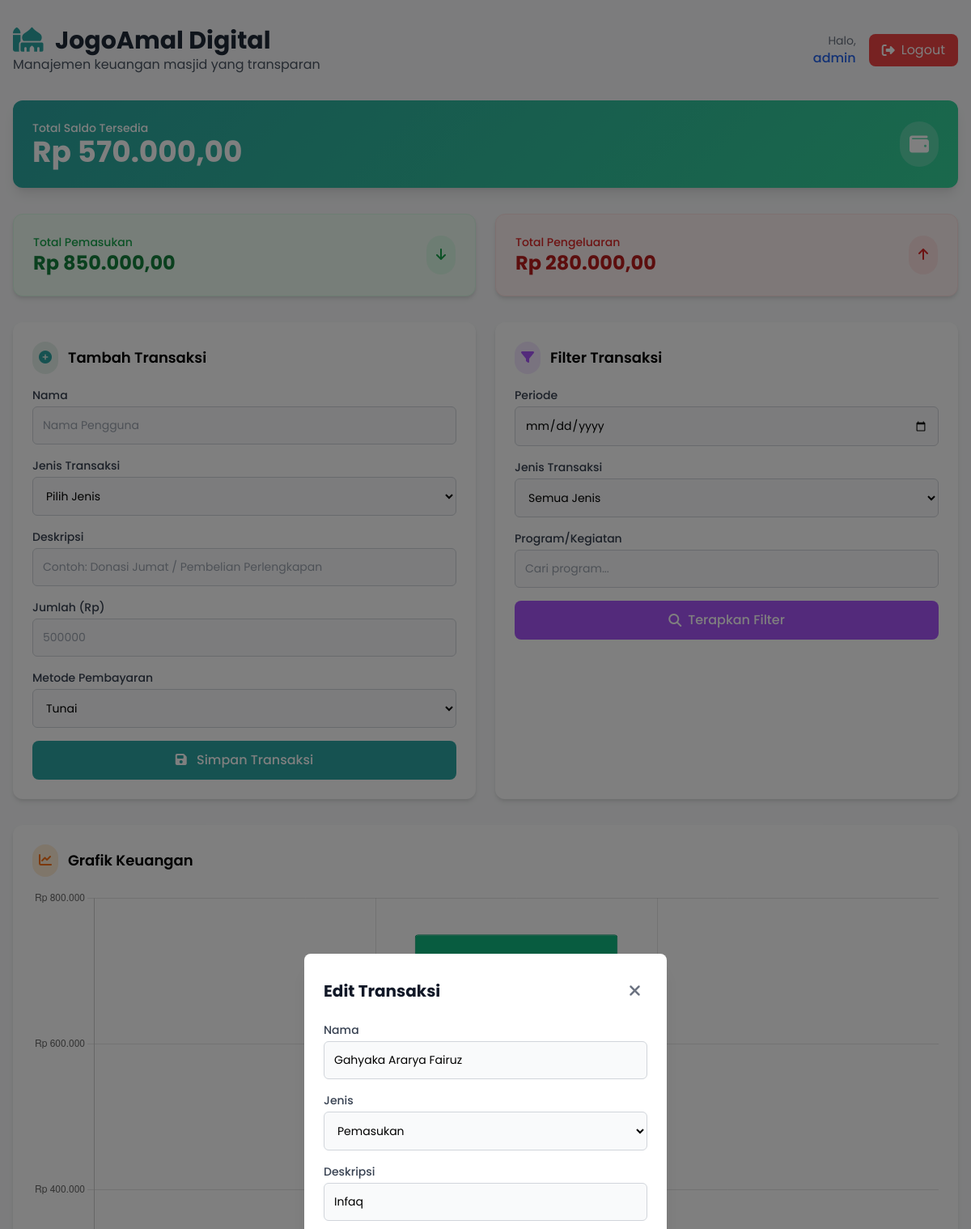
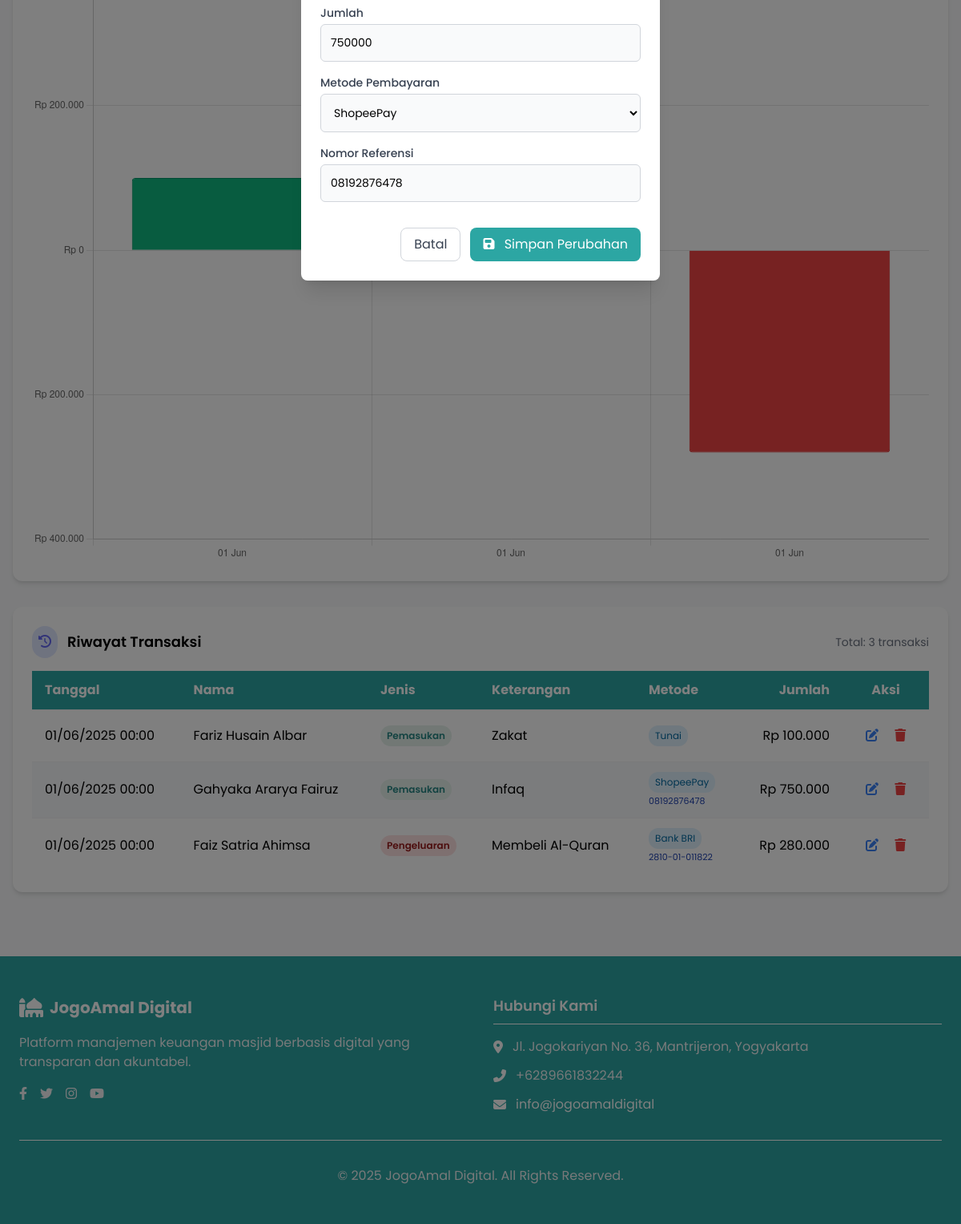
/dashboard.php?edit_id=107 (signed in), run on the app's committed database (2 pictures, top to bottom).
### tables this page shows
CREATE TABLE `transactions` (
  `id` int(11) NOT NULL,
  `jenis` enum('pemasukan','pengeluaran') NOT NULL,
  `nama` varchar(255) NOT NULL,
  `deskripsi` text NOT NULL,
  `jumlah` double NOT NULL,
  `payment_method` varchar(50) DEFAULT NULL,
  `payment_reference` varchar(100) DEFAULT NULL,
  `tanggal` date NOT NULL DEFAULT curdate()
);

CREATE TABLE `payment_methods` (
  `id` int(11) NOT NULL,
  `name` varchar(50) NOT NULL,
  `type` enum('cash','bank','digital') NOT NULL,
  `is_active` tinyint(1) DEFAULT 1,
  `created_at` timestamp NOT NULL DEFAULT current_timestamp()
);

### dashboard.php (the view, shortened to what the rows shown need)
<?php
require_once 'Transaction.php';
require_once 'PaymentMethodManager.php';
require_once 'DashboardController.php';
include 'db_config.php';
$isAdmin = $_SESSION['role'] === 'admin';
$controller = new DashboardController($conn);
$edit_data = null;
if ($isAdmin && (isset($_GET['edit_id']) || isset($_POST['edit_id']))) {
    $edit_id = isset($_GET['edit_id']) ? (int)$_GET['edit_id'] : (int)$_POST['edit_id'];
    try {
        $edit_data = $controller->getTransactionById($edit_id);
    } catch (Exception $e) {
        $_SESSION['error'] = "Gagal memuat data transaksi: " . $e->getMessage();
    }
}
$periode = $_GET['periode'] ?? '';
$jenis_filter = in_array($_GET['jenis'] ?? '', ['pemasukan', 'pengeluaran']) ? $_GET['jenis'] : '';
$program = $_GET['program'] ?? '';
$transactions = $controller->getFilteredTransactions($periode, $jenis_filter, $program) ?: [];
$totals = $controller->getTotals($periode, $jenis_filter, $program);
$total_saldo = $controller->getTotalBalance();
$paymentMethods = $controller->getPaymentMethods();
?>
<!DOCTYPE html>
<html lang="id">
<head>
    <link rel="stylesheet" href="https://cdnjs.cloudflare.com/ajax/libs/font-awesome/6.4.0/css/all.min.css ">
    <script src="https://cdn.tailwindcss.com "></script>
</head>
<body class="bg-gray-50">
<div class="container mx-auto px-4 py-8 max-w-7xl">
<header class="flex flex-col md:flex-row justify-between items-center mb-8">
    <div class="mb-4 md:mb-0">
        <a href="index.php" class="flex items-center">
            <h1 class="text-3xl font-bold text-gray-800">
                <i class="fas fa-mosque text-[#2ca6a3] mr-2"></i> JogoAmal Digital
            </h1>
        </a>
    </div>
</header>
    <div class="saldo-card p-6 mb-8 shadow-lg">
        <div class="flex justify-between items-center">
            <div>
                <h2 class="text-4xl font-bold">Rp <?= number_format($total_saldo, 2, ',', '.') ?></h2>
            </div>
        </div>
    </div>
    <div class="grid grid-cols-1 md:grid-cols-2 gap-6 mb-8">
        <div class="card p-6 bg-green-50 border border-green-100">
            <div class="flex justify-between items-center">
                <div>
                    <h2 class="text-2xl font-bold text-green-700">Rp <?= number_format($totals['income'], 2, ',', '.') ?></h2>
                </div>
            </div>
        </div>
        <div class="card p-6 bg-red-50 border border-red-100">
            <div class="flex justify-between items-center">
                <div>
                    <h2 class="text-2xl font-bold text-red-700">Rp <?= number_format($totals['expense'], 2, ',', '.') ?></h2>
                </div>
            </div>
        </div>
    </div>
    <div class="card p-6">
    <div class="table-responsive">
        <table class="w-full">
            <thead>
                <tr>
                    <th class="py-3 px-4 text-left">Tanggal</th>
                    <th class="py-3 px-4 text-left">Nama</th>
                    <th class="py-3 px-4 text-left">Jenis</th>
                    <th class="py-3 px-4 text-left">Keterangan</th>
                    <th class="py-3 px-4 text-left">Metode</th>
                    <th class="py-3 px-4 text-right">Jumlah</th>
                    <?php if ($isAdmin): ?>
                        <th class="py-3 px-4 text-center">Aksi</th>
                    <?php endif; ?>
                </tr>
            </thead>
            <tbody>
                <?php if (empty($transactions)): ?>
                    <tr>
                        <td colspan="<?= $isAdmin ? 7 : 6 ?>" class="py-4 px-4 text-center text-gray-500">
                            Belum ada transaksi
                        </td>
                    </tr>
                <?php else: ?>
                    <?php foreach ($transactions as $t): ?>
                        <tr class="border-t border-gray-100 hover:bg-gray-50">
                            <td class="py-3 px-4"><?= date('d/m/Y H:i', strtotime($t['tanggal'])) ?></td>
                            <td class="py-3 px-4"><?= htmlspecialchars($t['nama']) ?></td>
                            <td class="py-3 px-4">
                                <span class="badge <?= $t['jenis'] === 'pemasukan' ? 'badge-success' : 'badge-danger' ?>">
                                    <?= ucfirst($t['jenis']) ?>
                                </span>
                            </td>
                            <td class="py-3 px-4"><?= htmlspecialchars($t['deskripsi']) ?></td>
                            <td class="py-3 px-4">
                                <?php if ($t['payment_method']): ?>
                                    <span class="payment-method-badge">
                                        <?= htmlspecialchars($t['payment_method']) ?>
                                    </span>
                                    <?php if ($_SESSION['role'] === 'admin' && $t['payment_reference']): ?>
                                        <span class="payment-reference">
                                            <?= htmlspecialchars($t['payment_reference']) ?>
                                        </span>
                                    <?php endif; ?>
                                <?php endif; ?>
                            </td>
                            <td class="py-3 px-4 text-right">
                                Rp <?= number_format($t['jumlah'], 0, ',', '.') ?>
                            </td>
                            <?php if ($isAdmin): ?>
                                <td class="py-3 px-4 text-center">
                                    <form method="POST" class="inline-block" id="editForm<?= $t['id'] ?>">
                                        <button type="submit" class="text-blue-500 hover:text-blue-700 p-2 rounded-full hover:bg-blue-50">
                                            <i class="fas fa-edit"></i>
                                        </button>
                                    </form>
                                    <form method="POST" class="inline-block" onsubmit="return confirm('Yakin ingin menghapus transaksi ini?')">
                                        <button type="submit" class="text-red-500 hover:text-red-700 p-2 rounded-full hover:bg-red-50">
                                            <i class="fas fa-trash"></i>
                                        </button>
                                    </form>
                                </td>
                            <?php endif; ?>
                        </tr>
                    <?php endforeach; ?>
                <?php endif; ?>
            </tbody>
        </table>
    </div>
</div>
</div>
<?php if ($isAdmin && $edit_data instanceof Transaction): ?>
    <div class="modal active" id="editModal">
        <div class="modal-content bg-white p-6 rounded-lg shadow-xl w-full max-w-md mx-auto">
            <div class="flex justify-between items-center mb-4">
                <h3 class="text-xl font-bold text-gray-900">Edit Transaksi</h3>
                <button type="button" onclick="closeModal()" class="text-gray-500 hover:text-gray-700 text-xl p-2">
                    <i class="fas fa-times"></i>
                </button>
            </div>
            <form method="POST" class="space-y-4">
                <input type="hidden" name="edit_id" value="<?= $edit_data->getId() ?>">                <div>
                    <label class="block text-sm font-medium text-gray-700 mb-1">Nama</label>
                    <input type="text" name="nama" value="<?= htmlspecialchars($edit_data->getNama()) ?>" class="form-control w-full" required>
                </div>
                <div>
                    <label class="block text-sm font-medium text-gray-700 mb-1">Jenis</label>
                    <select name="jenis" id="editJenisTransaksi" class="form-control w-full" required>
                        <option value="pemasukan" <?= $edit_data->getJenis() === 'pemasukan' ? 'selected' : '' ?>>Pemasukan</option>
                    </select>
                </div>
                <div>
                    <label class="block text-sm font-medium text-gray-700 mb-1">Deskripsi</label>
                    <input type="text" name="deskripsi" value="<?= htmlspecialchars($edit_data->getDeskripsi()) ?>" class="form-control w-full" required>
                </div>
                <div>
                    <label class="block text-sm font-medium text-gray-700 mb-1">Jumlah</label>
                    <input type="number" name="jumlah" step="0.01" value="<?= htmlspecialchars($edit_data->getJumlah()) ?>" class="form-control w-full" required>
                </div>
                <div id="editPaymentMethod">
                    <label class="block text-sm font-medium text-gray-700 mb-1">Metode Pembayaran</label>
                    <select name="payment_method" id="editPaymentMethodSelect" class="form-control w-full">
                        <?php foreach ($paymentMethods as $method): ?>
                            <option value="<?= htmlspecialchars($method['name']) ?>"
                                <?= $edit_data->getPaymentMethod() === $method['name'] ? 'selected' : '' ?>>
                                <?= htmlspecialchars($method['name']) ?>
                            </option>
                        <?php endforeach; ?>
                    </select>                </div>
                <div id="editPaymentReference" class="<?= $edit_data->getPaymentMethod() !== 'Tunai' ? 'show' : 'hidden' ?>">
                    <label class="block text-sm font-medium text-gray-700 mb-1">Nomor Referensi</label>
                    <input type="text" name="payment_reference" id="editPaymentReferenceInput"
                           value="<?= htmlspecialchars($edit_data->getPaymentReference() ?? '') ?>"
                           class="form-control w-full">
                </div>                <div class="flex justify-end space-x-3 pt-4">
                    <button type="button" onclick="closeModal()" class="px-4 py-2 border border-gray-300 rounded-lg text-gray-700 hover:bg-gray-50">
                        Batal
                    </button>
                    <button type="submit" name="simpan_edit" class="px-4 py-2 bg-[#2ca6a3] text-white rounded-lg hover:bg-[#248583]">
                        <i class="fas fa-save mr-2"></i> Simpan Perubahan
                    </button>
                </div>
            </form>
        </div>
    </div>
<?php endif; ?>
    <footer class="bg-[#2ca6a3] text-white py-12 px-4 mt-12">
        <div class="max-w-6xl mx-auto">
            <div class="grid grid-cols-1 md:grid-cols-2 gap-8">
                <div class="col-span-1">
                    <div class="flex items-center mb-4">
                        <h2 class="text-xl font-bold">JogoAmal Digital</h2>
                    </div>
                </div>
            </div>
        </div>
    </footer>
</body>
</html>

### data on the page
transactions: tanggal "01/06/2025 00:00", nama "Fariz Husain Albar", jenis "Pemasukan", deskripsi "Zakat", payment_method "Tunai", jumlah "100.000"
transactions: tanggal "01/06/2025 00:00", nama "Gahyaka Ararya Fairuz", jenis "Pemasukan", deskripsi "Infaq", payment_method "ShopeePay", payment_reference "08192876478", jumlah "750.000", jumlah "750000"
transactions: tanggal "01/06/2025 00:00", nama "Faiz Satria Ahimsa", jenis "Pengeluaran", deskripsi "Membeli Al-Quran", payment_method "Bank BRI", payment_reference "2810-01-011822", jumlah "280.000"

### other printed values
$_SESSION['username'] "admin"
$total_saldo "570.000,00"
$totals['income'] "850.000,00"
$totals['expense'] "280.000,00"
count($transactions) "3"
